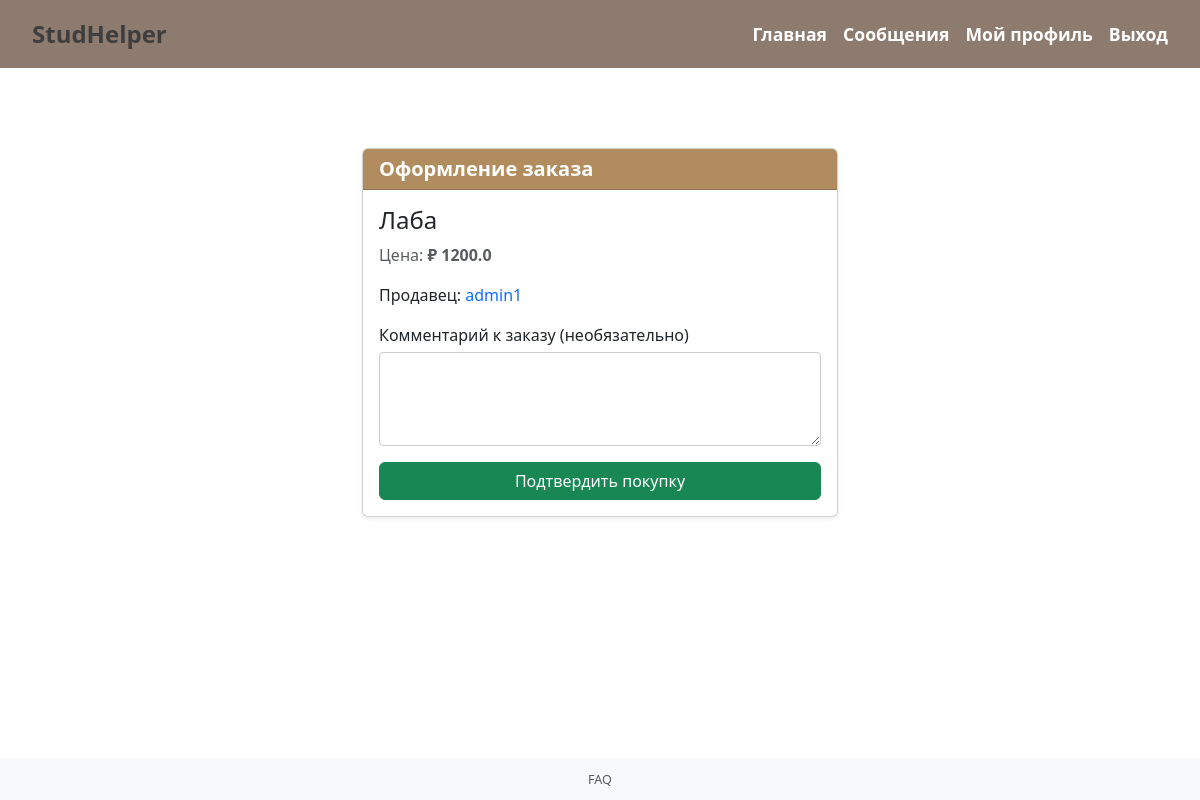
Screenshot of /checkout/1 (signed in) with the database file from the repository.
### app.py (models this page shows)
class Offer(db.Model):
    id = db.Column(db.Integer, primary_key=True)
    title = db.Column(db.String(200), nullable=False)
    description = db.Column(db.Text, nullable=False)
    price = db.Column(db.Float, nullable=False)
    subcategory_id = db.Column(db.Integer, db.ForeignKey('subcategory.id'), nullable=False)
    seller_id = db.Column(db.Integer, db.ForeignKey('user.id'), nullable=False)

class User(db.Model, UserMixin):
    id = db.Column(db.Integer, primary_key=True)
    username = db.Column(db.String(150), unique=True, nullable=False)
    password = db.Column(db.String(150), nullable=False)
    offers = db.relationship('Offer', backref='seller', lazy=True)  # связь с предложениями

### app.py (the view)
@app.route('/checkout/<int:offer_id>', methods=['GET', 'POST'])
def checkout(offer_id):
    offer = Offer.query.get_or_404(offer_id)
    if request.method == 'POST':
        flash('Покупка успешно оформлена!', 'success')
        return redirect(url_for('home'))  # или на страницу профиля
    return render_template('checkout.html', offer=offer)

### app.py (called while the page is built)
@login_manager.user_loader
def load_user(user_id):
    return User.query.get(int(user_id))

### templates/checkout.html
{% extends 'base.html' %}
{% block content %}
<div class="container mt-5">
    {% if offer %}
    <div class="row justify-content-center">
        <div class="col-md-8 col-lg-6">
            <div class="card shadow-sm">
                <div class="card-header bg-primary text-white">
                    <h5 class="mb-0">Оформление заказа</h5>
                </div>
                <div class="card-body">
                    <h4>{{ offer.title }}</h4>
                    <p class="text-muted">Цена: <strong>₽ {{ offer.price }}</strong></p>
                    {% if offer.seller %}
                    <p>Продавец:
                        <a href="{{ url_for('profile', user_id=offer.seller.id) }}" class="text-decoration-none">
                            {{ offer.seller.username }}
                        </a>
                    </p>
                    {% endif %}
                    <form action="{{ url_for('checkout', offer_id=offer.id) }}" method="post">
                        <div class="mb-3">
                            <label for="notes" class="form-label">Комментарий к заказу (необязательно)</label>
                            <textarea class="form-control" id="notes" name="notes" rows="3"></textarea>
                        </div>
                        <button type="submit" class="btn btn-success w-100">Подтвердить покупку</button>
                    </form>
                </div>
            </div>
        </div>
    </div>
    {% else %}
    <p>Предложение не найдено.</p>
    {% endif %}
</div>
{% endblock %}

### static/style.css (style rules this page uses)
body { display: flex; flex-direction: column; min-height: 100vh; }
.form-label { font-weight: 500; margin-bottom: 5px; display: block; }
.form-control, .form-select { padding: 10px; border: 1px solid #ccc; border-radius: 4px; width: 100%; margin-bottom: 15px; }
.container { max-width: 1000px; width: 100%; box-sizing: border-box; margin-top: 30px; }
.card .card-header { background-color: #b08c5f !important; color: white !important; }
.card .card-header h5 { font-size: 1.25rem !important; font-weight: bold !important; }

### rows the page displays
Offer: title "Лаба", price "1200.0"
User: seller.username "admin1"
